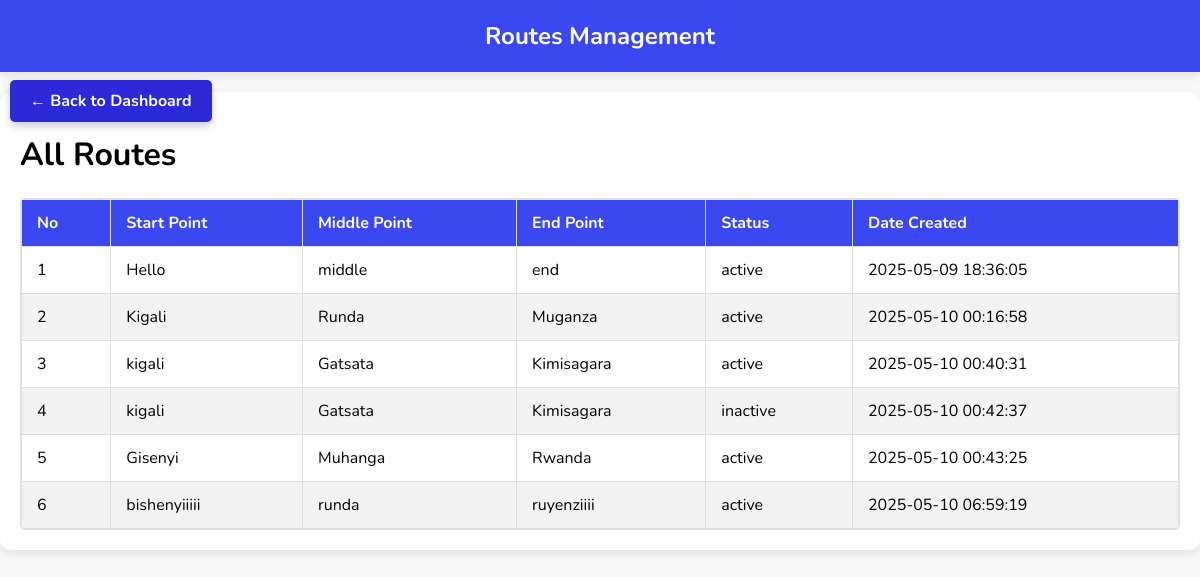
Page /Dashboard/routes.php on the committed database.
### tables this page shows
CREATE TABLE `routes` (
  `id` int(11) NOT NULL,
  `start_point` varchar(255) NOT NULL,
  `middle_point` varchar(255) DEFAULT NULL,
  `end_point` varchar(255) NOT NULL,
  `status` enum('active','inactive') NOT NULL,
  `created_at` timestamp NOT NULL DEFAULT current_timestamp()
);

### Dashboard/routes.php (the view, shortened to what this page needs)
<?php
include '../conn.php';
$sql = "SELECT id, start_point, middle_point, end_point, status, created_at FROM routes ORDER BY id ASC";
$result = mysqli_query($conn, $sql);
?>
<!DOCTYPE html>
<html lang="en">
<head>
</head>
<body>
  <div class="header">
    <a href="dash.php" class="back-button">← Back to Dashboard</a>
    Routes Management
  </div>
  <div class="container">
    <h1>All Routes</h1>
    <div class="table-container">
      <table>
        <thead>
          <tr>
            <th>No</th>
            <th>Start Point</th>
            <th>Middle Point</th>
            <th>End Point</th>
            <th>Status</th>
            <th>Date Created</th>
          </tr>
        </thead>
        <tbody>
          <?php $counter = 1; ?>
          <?php while ($row = mysqli_fetch_assoc($result)): ?>
            <tr>
              <td><?php echo $counter++; ?></td>
              <td><?php echo htmlspecialchars($row['start_point']); ?></td>
              <td><?php echo htmlspecialchars($row['middle_point']); ?></td>
              <td><?php echo htmlspecialchars($row['end_point']); ?></td>
              <td><?php echo htmlspecialchars($row['status']); ?></td>
              <td><?php echo htmlspecialchars($row['created_at']); ?></td>
            </tr>
          <?php endwhile; ?>
        </tbody>
      </table>
    </div>
  </div>
</body>
</html>

### Dashboard/routes.php (style rules this page uses)
body { font-family: 'Nunito', sans-serif; background-color: #f9f9f9; margin: 0; padding: 0; }
.header { background-color: #3b47f1; color: white; padding: 20px; text-align: center; font-size: 24px; font-weight: bold; box-shadow: 0 4px 10px rgba(0, 0, 0, 0.1); position: relative; }
.back-button { position: absolute; margin-top: 60px; left: 10px; padding: 10px 20px; font-size: 16px; font-weight: bold; color: white; background-color: #2a2ad8; border: none; border-radius: 5px; text-decoration: none; cursor: pointer; transition: background-color 0.3s ease, transform 0.2s ease; box-shadow: 0 4px 8px rgba(0, 0, 0, 0.2); }
.container { max-width: 1200px; margin: 20px auto; padding: 20px; background-color: #ffffff; border-radius: 10px; box-shadow: 0 4px 10px rgba(0, 0, 0, 0.1); }
.table-container { max-height: 400px; overflow-y: auto; border: 1px solid #ddd; border-radius: 5px; }
table { width: 100%; border-collapse: collapse; }
table th, table td { padding: 12px 15px; text-align: left; border: 1px solid #ddd; }
table th { background-color: #3b47f1; color: white; font-weight: bold; position: sticky; top: 0; z-index: 1; }
table tr:nth-child(even) { background-color: #f2f2f2; }

### rows in the picture
routes: start_point "Hello", middle_point "middle", end_point "end", status "active", created_at "2025-05-09 18:36:05"
routes: start_point "Kigali", middle_point "Runda", end_point "Muganza", status "active", created_at "2025-05-10 00:16:58"
routes: start_point "kigali", middle_point "Gatsata", end_point "Kimisagara", status "active", created_at "2025-05-10 00:40:31"
routes: start_point "kigali", middle_point "Gatsata", end_point "Kimisagara", status "inactive", created_at "2025-05-10 00:42:37"
routes: start_point "Gisenyi", middle_point "Muhanga", end_point "Rwanda", status "active", created_at "2025-05-10 00:43:25"
routes: start_point "bishenyiiiii", middle_point "runda", end_point "ruyenziiii", status "active", created_at "2025-05-10 06:59:19"
